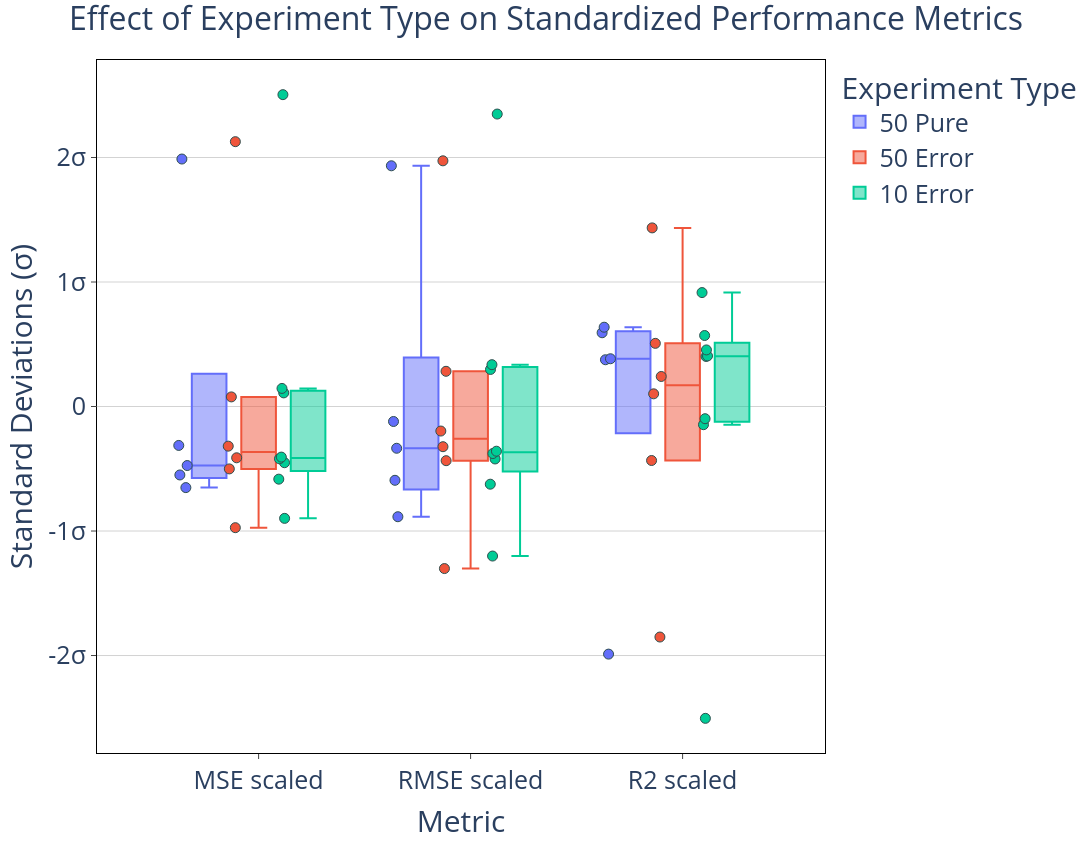

Notebook cell for this chart:
### Code cell
# Set up custom ticks for standard deviations
tick_values = [k for k in range(-3,4)]
tick_labels = ['0' if val == 0 else f'{val}σ' for val in tick_values]

# Generate the plot
fig = px.box(
    scaled_results,
    y=['MSE scaled', 'RMSE scaled', 'R2 scaled'],
    color='Experiment',  # Grouping by our new label
    points='all',
    height=844,
    width=1500,
)

# Styling traces
fig.update_traces(
    marker=dict(size=10, line=dict(width=1, color='DarkSlateGrey')),
    selector=dict(type='box')
)

# Styling layout
fig.update_layout(
    title={
        'text': "Effect of Experiment Type on Standardized Performance Metrics",
        'font': {'size': 32},
        'x': 0.5
    },
    font=dict(size=25),
    plot_bgcolor='white',
    paper_bgcolor='white',
    legend_title_text='Experiment Type' # Clarify the legend
)

# Styling X-axis
fig.update_xaxes(
    mirror=True,
    ticks='outside',
    showline=True,
    linecolor='black',
    title_text='Metric',
)

# Styling Y-axis
fig.update_yaxes(
    mirror=True,
    ticks='outside',
    showline=True,
    zeroline=True,
    zerolinecolor='LightGray', 
    zerolinewidth=1,
    linecolor='black',
    gridcolor='lightgrey',
    tickmode='array', 
    tickvals=tick_values,
    ticktext=tick_labels,
    title_text='Standard Deviations (\u03C3)' # Added y-axis label for clarity
)

fig.show()

### Figure 1 — Plotly figure (JSON) as saved in the notebook; plotly's stock layout.template omitted (floating-point values rounded to 4 significant figures)
{"data": [{"alignmentgroup": "True", "boxpoints": "all", "hovertemplate": "Experiment=50 Pure<br>variable=%{x}<br>value=%{y}<extra></extra>", "legendgroup": "50 Pure", "marker": {"color": "#636efa", "line": {"color": "DarkSlateGrey", "width": 1}, "size": 10}, "name": "50 Pure", "notched": false, "offsetgroup": "50 Pure", "orientation": "v", "showlegend": true, "type": "box", "x": ["MSE scaled", "MSE scaled", "MSE scaled", "MSE scaled", "MSE scaled", "RMSE scaled", "RMSE scaled", "RMSE scaled", "RMSE scaled", "RMSE scaled", "R2 scaled", "R2 scaled", "R2 scaled", "R2 scaled", "R2 scaled"], "x0": " ", "xaxis": "x", "y": [1.988, -0.4741, -0.3126, -0.6514, -0.5497, 1.933, -0.3354, -0.1203, -0.8851, -0.5927, -1.989, 0.3756, 0.3836, 0.637, 0.5925], "y0": " ", "yaxis": "y"}, {"alignmentgroup": "True", "boxpoints": "all", "hovertemplate": "Experiment=50 Error<br>variable=%{x}<br>value=%{y}<extra></extra>", "legendgroup": "50 Error", "marker": {"color": "#EF553B", "line": {"color": "DarkSlateGrey", "width": 1}, "size": 10}, "name": "50 Error", "notched": false, "offsetgroup": "50 Error", "orientation": "v", "showlegend": true, "type": "box", "x": ["MSE scaled", "MSE scaled", "MSE scaled", "MSE scaled", "MSE scaled", "MSE scaled", "RMSE scaled", "RMSE scaled", "RMSE scaled", "RMSE scaled", "RMSE scaled", "RMSE scaled", "R2 scaled", "R2 scaled", "R2 scaled", "R2 scaled", "R2 scaled", "R2 scaled"], "x0": " ", "xaxis": "x", "y": [2.127, 0.07725, -0.9732, -0.3184, -0.501, -0.4119, 1.973, 0.2828, -1.301, -0.1969, -0.435, -0.3227, -1.851, -0.4337, 1.435, 0.1019, 0.5072, 0.2413], "y0": " ", "yaxis": "y"}, {"alignmentgroup": "True", "boxpoints": "all", "hovertemplate": "Experiment=10 Error<br>variable=%{x}<br>value=%{y}<extra></extra>", "legendgroup": "10 Error", "marker": {"color": "#00cc96", "line": {"color": "DarkSlateGrey", "width": 1}, "size": 10}, "name": "10 Error", "notched": false, "offsetgroup": "10 Error", "orientation": "v", "showlegend": true, "type": "box", "x": ["MSE scaled", "MSE scaled", "MSE scaled", "MSE scaled", "MSE scaled", "MSE scaled", "MSE scaled", "MSE scaled", "RMSE scaled", "RMSE scaled", "RMSE scaled", "RMSE scaled", "RMSE scaled", "RMSE scaled", "RMSE scaled", "RMSE scaled", "R2 scaled", "R2 scaled", "R2 scaled", "R2 scaled", "R2 scaled", "R2 scaled", "R2 scaled", "R2 scaled"], "x0": " ", "xaxis": "x", "y": [2.505, -0.8984, -0.5835, 0.1453, -0.4201, -0.4063, 0.1095, -0.4513, 2.349, -1.201, -0.6239, 0.336, -0.3777, -0.359, 0.2977, -0.4212, -2.505, 0.9151, 0.5704, -0.146, 0.4062, 0.4023, -0.09787, 0.4545], "y0": " ", "yaxis": "y"}], "layout": {"boxmode": "group", "font": {"size": 25}, "height": 844, "legend": {"title": {"text": "Experiment Type"}, "tracegroupgap": 0}, "margin": {"t": 60}, "paper_bgcolor": "white", "plot_bgcolor": "white", "title": {"font": {"size": 32}, "text": "Effect of Experiment Type on Standardized Performance Metrics", "x": 0.5}, "width": 1500, "xaxis": {"anchor": "y", "domain": [0, 1], "linecolor": "black", "mirror": true, "showline": true, "ticks": "outside", "title": {"text": "Metric"}}, "yaxis": {"anchor": "x", "domain": [0, 1], "gridcolor": "lightgrey", "linecolor": "black", "mirror": true, "showline": true, "tickmode": "array", "ticks": "outside", "ticktext": ["-3σ", "-2σ", "-1σ", "0", "1σ", "2σ", "3σ"], "tickvals": [-3, -2, -1, 0, 1, 2, 3], "title": {"text": "Standard Deviations (σ)"}, "zeroline": true, "zerolinecolor": "LightGray", "zerolinewidth": 1}}}
